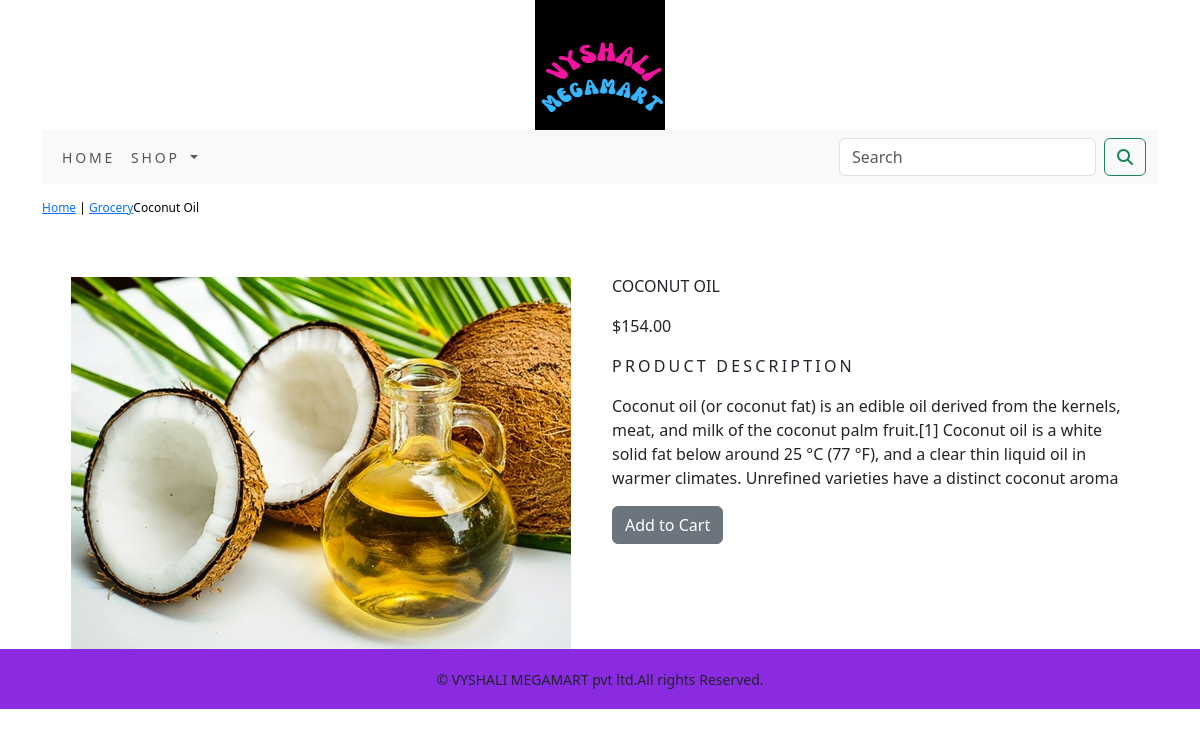
The app's page /shop_app/grocery/coconut-oil/ with its own data.
### shop_app/models.py (models this page shows, shortened)
class Product(models.Model):
    name = models.CharField(max_length=250, unique=True)
    slug = models.SlugField(max_length=250, unique=True)
    description = models.TextField(blank=True)
    price=models.DecimalField(max_digits=10,decimal_places=2)
    category=models.ForeignKey(Category,on_delete=models.CASCADE)
    image = models.ImageField(upload_to='product', blank=True)
    stock=models.IntegerField()
    available=models.BooleanField(default=True)
    created=models.DateTimeField(auto_now_add=True)
    updated=models.DateTimeField(auto_now=True)
    class Meta:
        ordering=('name',)
        verbose_name='product'
        verbose_name_plural='products'

class Category(models.Model):
    name=models.CharField(max_length=250,unique=True)
    slug=models.SlugField(max_length=250,unique=True)
    description=models.TextField(blank=True)
    image=models.ImageField(upload_to='category',blank=True)
    class Meta:
        ordering=('name',)
        verbose_name='category'
        verbose_name_plural='categories'
    def get_url(self):
        return reverse('shop_app:products_by_category',args=[str(self.slug)])
    def __str__(self):
        return '{}' .format(self.name)

### shop_app/views.py (the view)
# urls.py: path('<slug:c_slug>/<slug:product_slug>/',views.proDetail,name='prodCatdetail'),
def proDetail(request,c_slug,product_slug):
    try:
        product=Product.objects.get(category__slug=c_slug,slug=product_slug)
    except Exception as e:
        raise e
    return render(request,'product.html',{'product':product})

### cart/context_processors.py (called while the page is built)
def counter(request):
    item_count=0
    if 'admin' in request.path:
        return {}
    else:
        try:
            cart=Cart.objects.filter(cart_id=_cart_id(request))
            cart_items=CartItem.objects.all().filter(cart=cart[:1])
            for cart_item in cart_items:
                item_count += cart_item.quantity
        except Cart.DoesNotExist:
            item_count=0
    return dict(item_count=item_count)

### cart/views.py (called while the page is built)
def _cart_id(request):
    cart=request.session.session_key
    if not cart:
        cart=request.session.create()
    return cart

### shop_app/context_processors.py (called while the page is built)
def menu_links(request):
    links=Category.objects.all()
    return dict(links=links)

### templates/product.html (shortened to what this page needs)
{% extends 'base.html' %}
{% load static %}
{% block content %}
<div class="row my_prod_row_class">
    <div class="mx_auto">
        <p> <a href="{% url 'shop_app:allProdCat' %}">Home</a> | <a href="{{product.category.get_url}}">{{ product.category }}</a>{{ product.name }}</p>
    </div>
</div>
<div class="container">
<br>
<div class="row">
    <div class="col-12 col-sm-12 col-md-12 col-lg-6 text-center">
        <div style="min-width:18rem">
            <img src="{{product.image.url}}" alt="{{product.name}}">
        </div>
    </div>
    <div class="col-12 col-sm-12 col-md-12 col-lg-6">
        <div>
        <h1 class="my_prod_title">{{ product.name }}</h1>
        <p>${{ product.price }}</p>
        <p class="my_title"> Product Description</p>
        <p class="text-justify my_prod_text">{{ product.description }}</p>
        {% if product.stock <= 0 %}
        <p class="text-justify my_prod_text"><b>Out of Stock</b></p>
        {% else %}
        <a class="btn btn-secondary" href="{% url 'cart:add_cart' product.id %}">Add to Cart</a>
        {% endif %}
        </div>
    </div>
    </div>
</div>
{% endblock %}

### static/css/custom.css (style rules this page uses)
body { font-family: 'Roboto', sans-serif; }
.my_title { font-size: 16px; text-transform: uppercase; letter-spacing: .2em; }
.my_prod_row_class { padding-top: 15px; padding-bottom: 20px; }
.my_prod_row_class .mx_auto { color:#000; font-size: 12px; text-decoration: none; }
.my_prod_title { font-size: 16px; text-transform: uppercase; letter-spacing: .2em padding-top: 15px; padding-bottom: 10px; }
.my_prod_text { padding-right: 20px; }

### records on screen
Product: category "Grocery", name "Coconut Oil", image (picture), name "COCONUT OIL", price "154.00", description "Coconut oil (or coconut fat) is an edible oil derived from the kernels, meat, and milk of the coconut palm fruit.[1] Coconut oil is a white solid fat below around 25 °C (77 °F), and a clear thin liquid oil in warmer climates. Unrefined varieties have a distinct coconut aroma"
